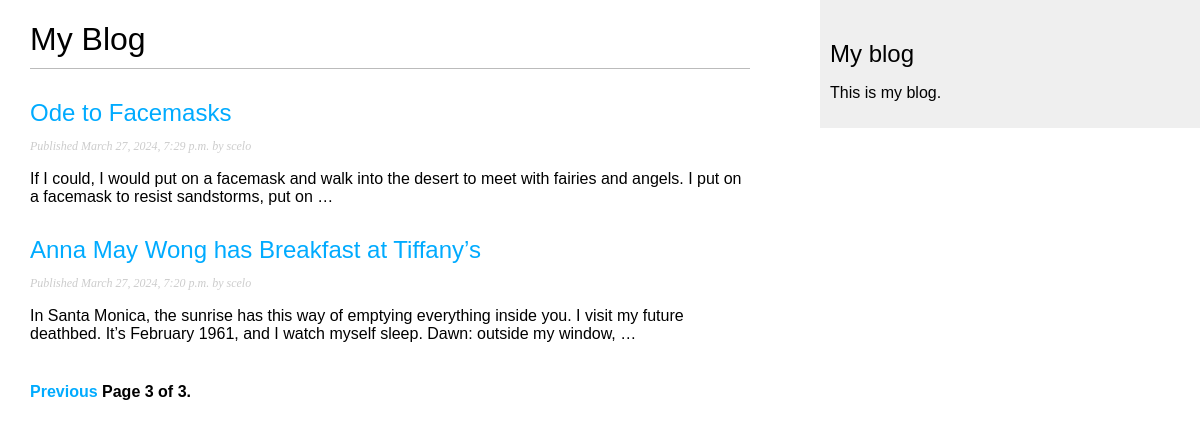
Page /blog/?page=3 on the committed database.
### blog/models.py (models this page shows, shortened)
class Post(models.Model):
    class Status(models.TextChoices):
        DRAFT='DF','Draft'
        PUBLISHED='PB','Published'
    title=models.CharField(max_length=250)
    slug=models.SlugField(max_length=250, unique_for_date='publish')
    body=models.TextField()
    author=models.ForeignKey(User,on_delete=models.CASCADE,related_name="blog_post")
    publish=models.DateTimeField(default=timezone.now)
    created=models.DateTimeField(auto_now_add=True)
    updated=models.DateTimeField(auto_now=True)
    status=models.CharField(max_length=2,choices=Status.choices,default=Status.DRAFT)
    objects=models.Manager()
    published=PublishedManager()
    class Meta:
        ordering=['-publish']
        indexes=[models.Index(fields=['-publish']),]
    def get_absolute_url(self):
        return reverse('blog:post_detail',
                       args=[self.publish.year,
                             self.publish.month,
                             self.publish.day,
                             self.slug])

### blog/views.py (the view)
# urls.py: path('',views.post_list,name='post_list'),
def post_list(request):
    post_list = Post.published.all()
    paginator=Paginator(post_list,3)
    page_number=request.GET.get('page',1)
    posts=paginator.page(page_number)
    return render(request,
                 'blog/post/list.html',
                 {'posts': posts})

### blog/models.py (called while the page is built)
    def get_queryset(self) -> models.QuerySet:
        return super().get_queryset().filter(status=Post.Status.PUBLISHED)

### blog/templates/blog/post/list.html (shortened to what this page needs)
{% extends "blog/base.html" %}
{% block content %}
  <h1>My Blog</h1>
  {% for post in posts %}
    <h2>
      <a href="{{ post.get_absolute_url }}">
        {{ post.title }}
      </a>
    </h2>
    <p class="date">
      Published {{ post.publish }} by {{ post.author }}
    </p>
    {{ post.body|truncatewords:30|linebreaks }}
  {% endfor %}
  {% include "pagination.html" with page=posts %}
{% endblock %}

### blog/static/css/blog.css (style rules this page uses)
body { margin:0; padding:0; font-family:helvetica, sans-serif; }
a { color:#00abff; text-decoration:none; }
h1 { font-weight:normal; border-bottom:1px solid #bbb; padding:0 0 10px 0; }
h2 { font-weight:normal; margin:30px 0 0; }
p.date { color:#ccc; font-family: georgia, serif; font-size: 12px; font-style: italic; }

### rows in the picture
Post: title "Ode to Facemasks", publish "March 27, 2024, 7:29 p.m.", author "scelo", body "If I could, I would put on a facemask and walk into the desert to meet with fairies and angels. I put on a facemask to resist sandstorms, put on …"
Post: title "Anna May Wong has Breakfast at Tiffany’s", publish "March 27, 2024, 7:20 p.m.", author "scelo", body "In Santa Monica, the sunrise has this way of emptying everything inside you. I visit my future deathbed. It’s February 1961, and I watch myself sleep. Dawn: outside my window, …"

### other values in the picture
{{ page.number }} "3"
{{ page.paginator.num_pages }} "3"
